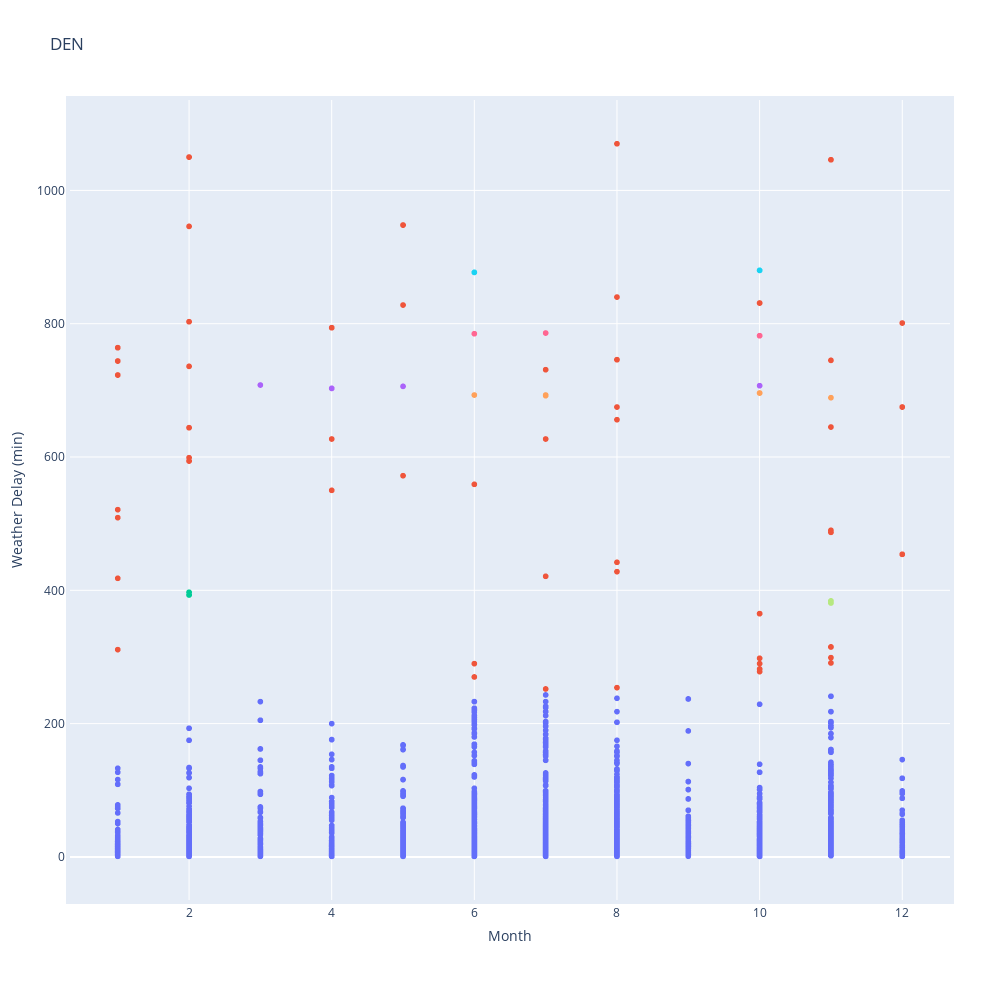

The cell this chart's notebook holds for it:
### Code cell
fig = px.scatter(Y, Y[:,1], Y[:,0], color=vectorizer(clusters), labels = {"x": "Month", "y": "Weather Delay (min)"}, title = "DEN")
fig.update_layout(showlegend=False)
fig.update_layout(
    autosize=False,
    width=1000,
    height=1000,
    margin=dict(
        l=50,
        r=50,
        b=100,
        t=100,
        pad=4
    ),
)

fig.show()

### Figure 1 — Plotly figure (JSON) as saved in the notebook; plotly's stock layout.template omitted (floating-point values rounded to 4 significant figures; data arrays with more than 128 entries replaced by an {"elided": "..."} marker saying what was removed)
{"data": [{"hovertemplate": "color=forestgreen<br>Month=%{x}<br>Weather Delay (min)=%{y}<extra></extra>", "legendgroup": "forestgreen", "marker": {"color": "#636efa", "symbol": "circle"}, "mode": "markers", "name": "forestgreen", "showlegend": true, "type": "scattergl", "x": {"elided": "3688 int values"}, "xaxis": "x", "y": {"elided": "3688 int values"}, "yaxis": "y"}, {"hovertemplate": "color=black<br>Month=%{x}<br>Weather Delay (min)=%{y}<extra></extra>", "legendgroup": "black", "marker": {"color": "#EF553B", "symbol": "circle"}, "mode": "markers", "name": "black", "showlegend": true, "type": "scattergl", "x": [1, 1, 1, 1, 1, 1, 1, 2, 2, 2, 2, 2, 2, 2, 4, 4, 4, 5, 5, 5, 6, 6, 6, 7, 7, 7, 7, 8, 8, 8, 8, 8, 8, 8, 8, 10, 10, 10, 10, 10, 10, 11, 11, 11, 11, 11, 11, 11, 11, 12, 12, 12, 1, 1, 1, 2, 2, 2, 2, 4, 5, 8, 10, 10, 11, 11, 11, 12, 12], "xaxis": "x", "y": [744, 509, 311, 418, 764, 521, 723, 1050, 946, 599, 594, 736, 644, 803, 627, 550, 794, 572, 828, 948, 559, 290, 270, 252, 627, 731, 421, 840, 428, 254, 442, 656, 746, 675, 1070, 298, 831, 290, 282, 278, 365, 490, 299, 315, 487, 291, 1046, 645, 745, 454, 675, 801, 744, 764, 723, 1050, 594, 644, 803, 794, 948, 746, 831, 365, 315, 487, 1046, 454, 675], "yaxis": "y"}, {"hovertemplate": "color=maroon<br>Month=%{x}<br>Weather Delay (min)=%{y}<extra></extra>", "legendgroup": "maroon", "marker": {"color": "#00cc96", "symbol": "circle"}, "mode": "markers", "name": "maroon", "showlegend": true, "type": "scattergl", "x": [2, 2, 2, 2], "xaxis": "x", "y": [397, 393, 397, 393], "yaxis": "y"}, {"hovertemplate": "color=royalblue<br>Month=%{x}<br>Weather Delay (min)=%{y}<extra></extra>", "legendgroup": "royalblue", "marker": {"color": "#ab63fa", "symbol": "circle"}, "mode": "markers", "name": "royalblue", "showlegend": true, "type": "scattergl", "x": [3, 4, 5, 10, 4], "xaxis": "x", "y": [708, 703, 706, 707, 703], "yaxis": "y"}, {"hovertemplate": "color=mediumorchid<br>Month=%{x}<br>Weather Delay (min)=%{y}<extra></extra>", "legendgroup": "mediumorchid", "marker": {"color": "#FFA15A", "symbol": "circle"}, "mode": "markers", "name": "mediumorchid", "showlegend": true, "type": "scattergl", "x": [6, 7, 7, 10, 11, 10], "xaxis": "x", "y": [693, 693, 692, 696, 689, 696], "yaxis": "y"}, {"hovertemplate": "color=tan<br>Month=%{x}<br>Weather Delay (min)=%{y}<extra></extra>", "legendgroup": "tan", "marker": {"color": "#19d3f3", "symbol": "circle"}, "mode": "markers", "name": "tan", "showlegend": true, "type": "scattergl", "x": [6, 10, 6, 10], "xaxis": "x", "y": [877, 880, 877, 880], "yaxis": "y"}, {"hovertemplate": "color=deeppink<br>Month=%{x}<br>Weather Delay (min)=%{y}<extra></extra>", "legendgroup": "deeppink", "marker": {"color": "#FF6692", "symbol": "circle"}, "mode": "markers", "name": "deeppink", "showlegend": true, "type": "scattergl", "x": [6, 7, 10, 10], "xaxis": "x", "y": [785, 786, 782, 782], "yaxis": "y"}, {"hovertemplate": "color=olive<br>Month=%{x}<br>Weather Delay (min)=%{y}<extra></extra>", "legendgroup": "olive", "marker": {"color": "#B6E880", "symbol": "circle"}, "mode": "markers", "name": "olive", "showlegend": true, "type": "scattergl", "x": [11, 11, 11, 11], "xaxis": "x", "y": [381, 384, 381, 384], "yaxis": "y"}], "layout": {"autosize": false, "height": 1000, "legend": {"title": {"text": "color"}, "tracegroupgap": 0}, "margin": {"b": 100, "l": 50, "pad": 4, "r": 50, "t": 100}, "showlegend": false, "title": {"text": "DEN"}, "width": 1000, "xaxis": {"anchor": "y", "domain": [0, 1], "title": {"text": "Month"}}, "yaxis": {"anchor": "x", "domain": [0, 1], "title": {"text": "Weather Delay (min)"}}}}
